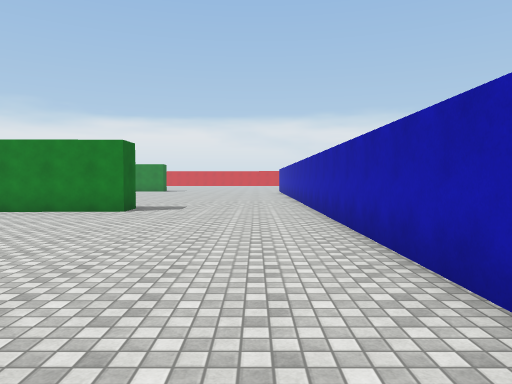
view 1 (above)

24 first-person views from a walk through a scene from a Unity 3-D project. The camera is 1.5 m above the floor, tilts 2° down and sees 70° across. The floor is counted in squares, 1.8 m on a side. Each view is taken from the middle of a square. On the plan, view 1 faces up. The plan holds only what a view shows up to about 12 squares ahead; the rest is blank. The place goes on beyond the plan. The player character is not drawn. Surface patterns are stand-ins for the level's own textures.

view 2
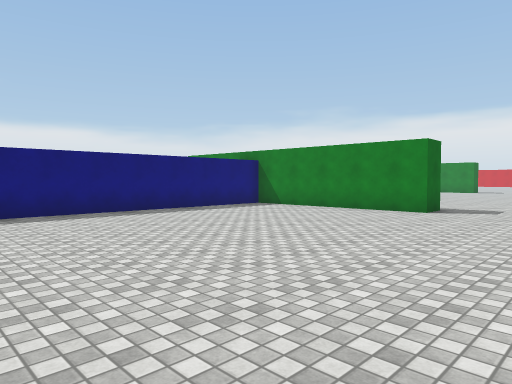

view 3
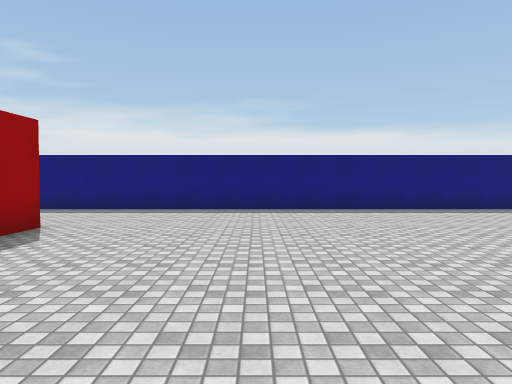

view 4
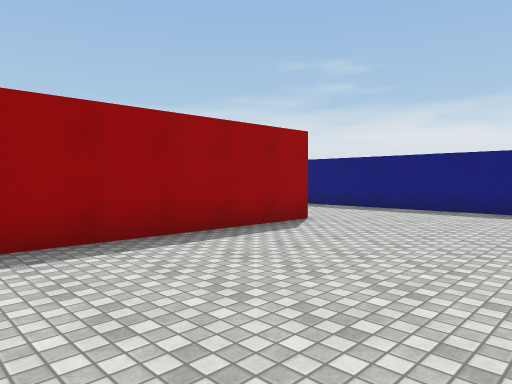

view 5
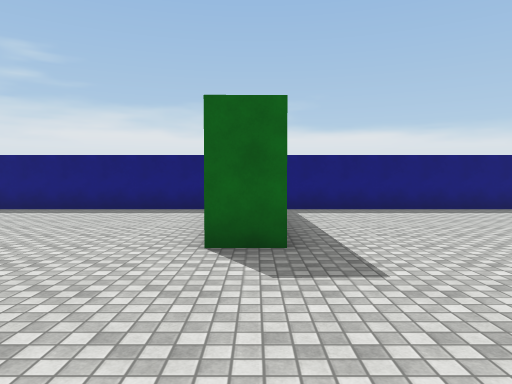

view 6
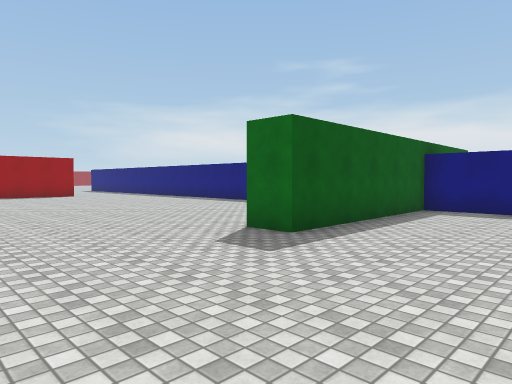

view 7
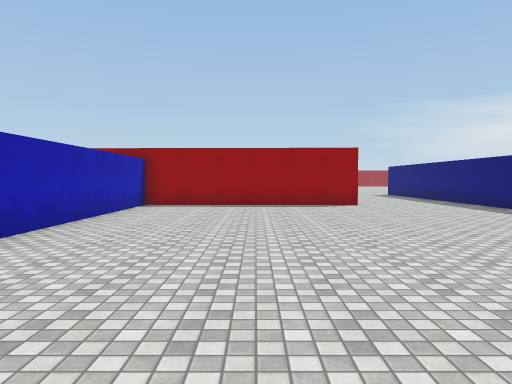

view 8
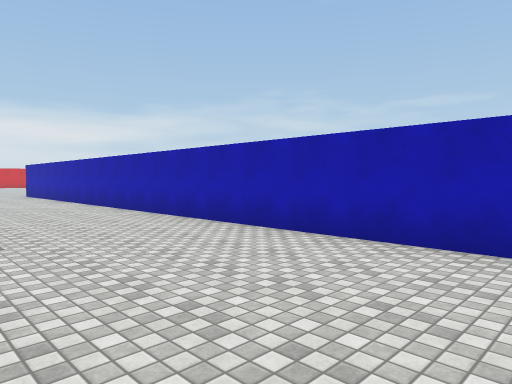

view 9
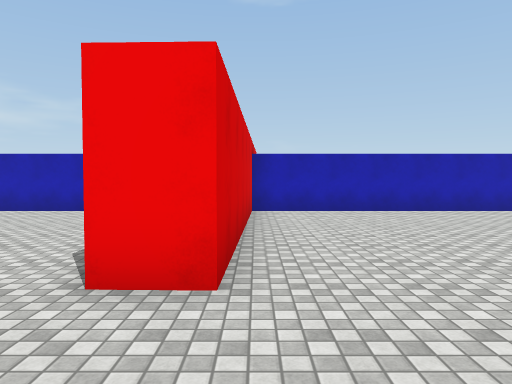

view 10
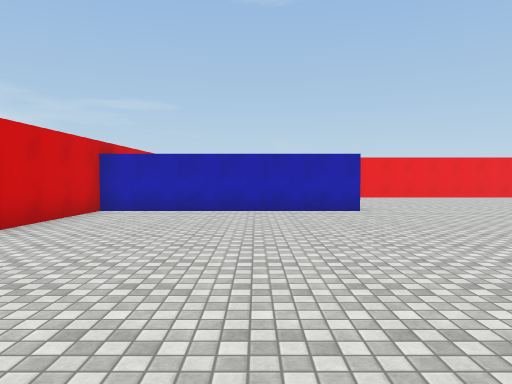

view 11
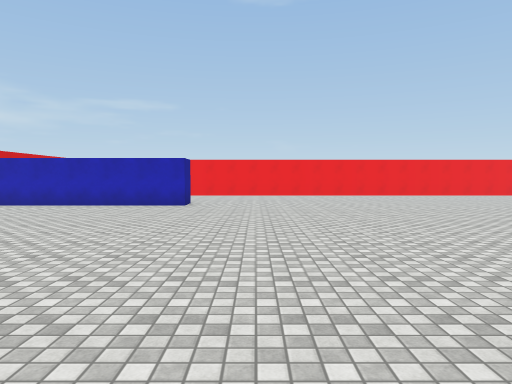

view 12
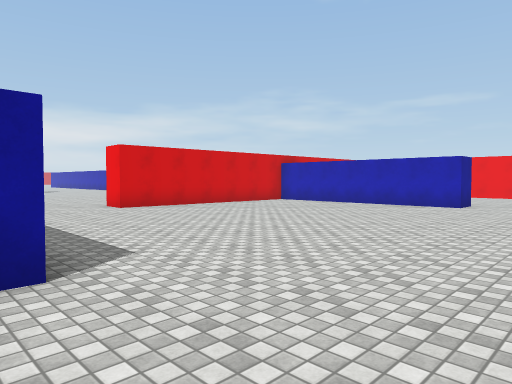

view 13
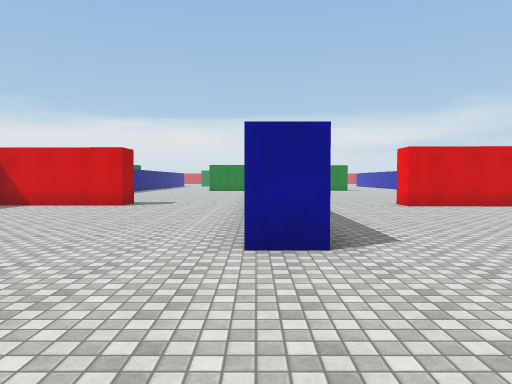

view 14
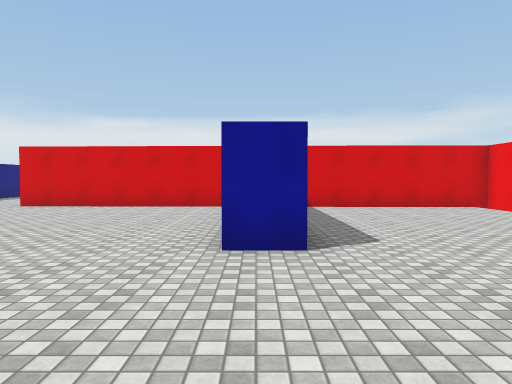

view 15
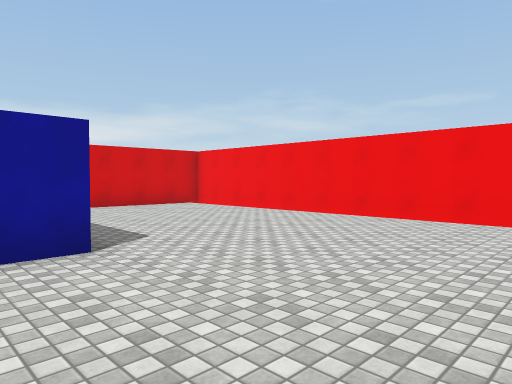

view 16
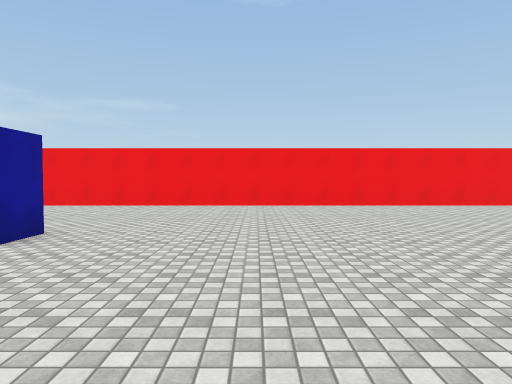

view 17
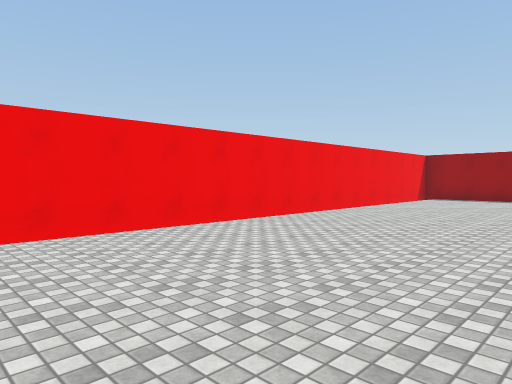

view 18
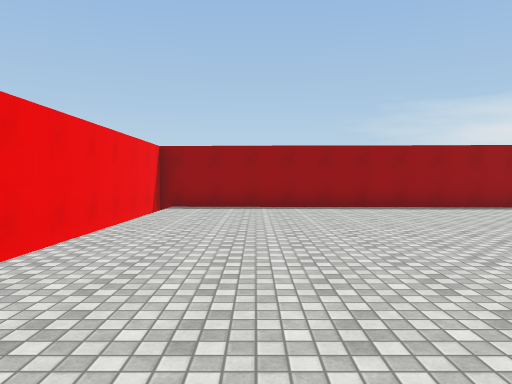

view 19
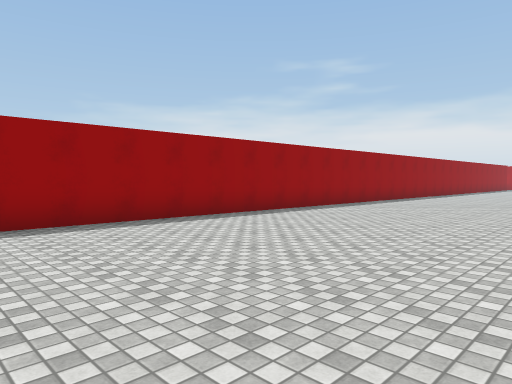

view 20
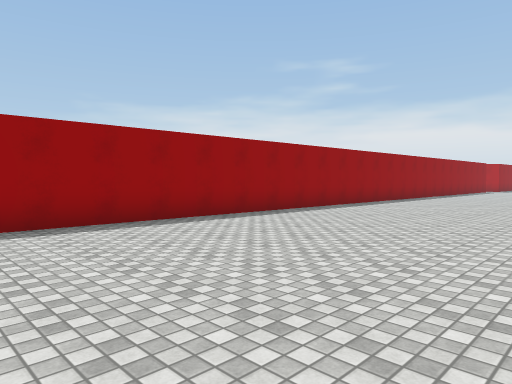

view 21
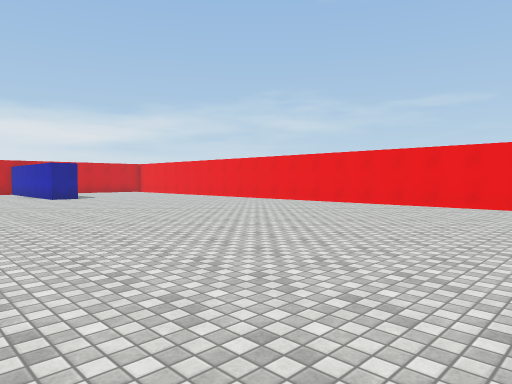

view 22
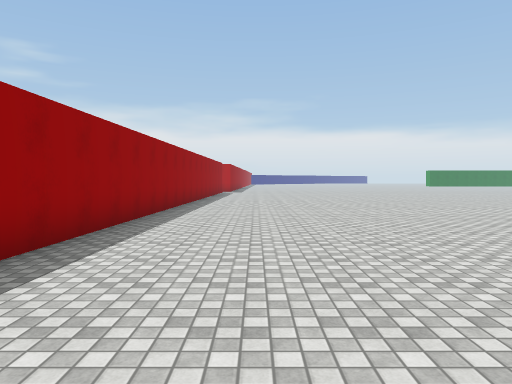

view 23
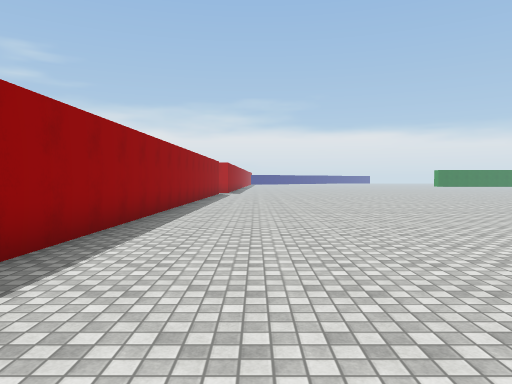

view 24
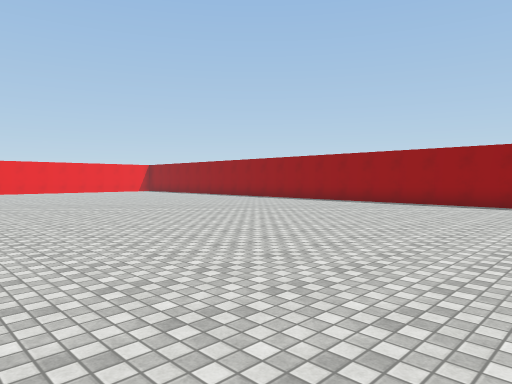

### Floor plan
Points are (right, up) in squares from view 1. A wall is a line through its corners. A room is listed if a view was taken in it or the views show most of it. See-through windows are left out.
Room 1 (views 1, 2, 3, 4, 5, 6, 7, 8)
walls: (-9.1, 8.6) (-9.1, -5.5); (-5.3, -5.7) (-5.3, -4.7) (1.6, -4.9) (1.6, 14.5); (-9.1, 14.5) (-9.1, 10.3) (-3.4, 10.4) (-3.4, 9.4) (-7.8, 9.3)
ways out: opening at (-7, -6) to room 2
Room 2 (views 9, 10, 11, 12, 13, 14, 15, 16, 17, 18, 19, 20, 21, 22, 23, 24)
walls: (-9.1, -12.7) (-10.1, -12.7); (2.6, -12.7) (1.6, -12.7) (1.6, -5.9) (-5.3, -5.7); (-9.1, -5.5) (-9.1, -7); (-14.2, -5) (-14.2, -5.5) (-16.6, -5.4); (8.9, -7.1) (8.9, -6.1) (3.6, -6); (-16.5, -35.4) (8.9, -36.1) (8.9, -7.9)
ways out: opening at (-7, -6) to room 1

Positions as (right, up) in squares from view 1, and headings:
1: (0, 0), facing up
2: (0, 0), facing up-left
3: (1, -1), facing left
4: (1, 0), facing down-left
5: (1, 10), facing left
6: (1, 14), facing down-left
7: (-2, 7), facing down
8: (-3, 5), facing up-right
9: (-8, -6), facing right
10: (-8, -10), facing right
11: (-10, -15), facing right
12: (-10, -16), facing up-right
13: (-10, -17), facing up
14: (2, -17), facing up
15: (1, -17), facing up-right
16: (-3, -16), facing right
17: (3, -20), facing down-right
18: (6, -25), facing down
19: (5, -29), facing down-left
20: (-1, -29), facing down-left
21: (-3, -29), facing up-right
22: (-5, -33), facing left
23: (-7, -33), facing left
24: (-15, -23), facing down-right
